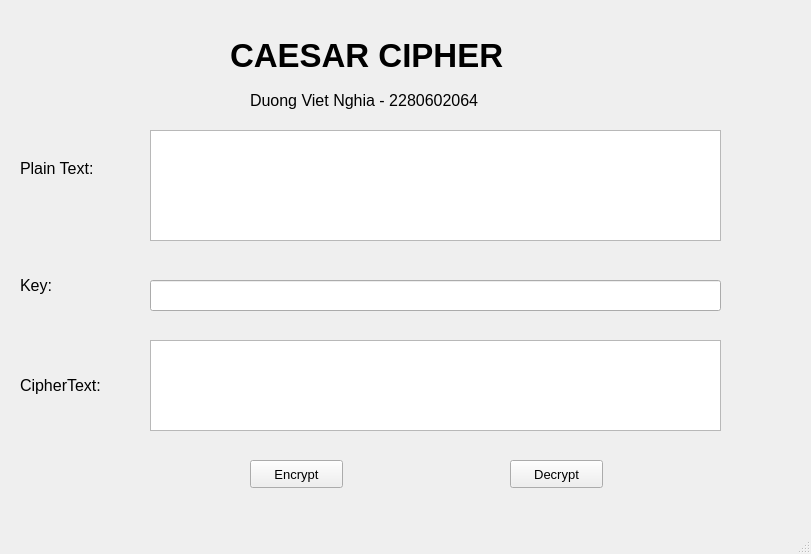
<?xml version="1.0" encoding="UTF-8"?>
<ui version="4.0">
 <class>MainWindow</class>
 <widget class="QMainWindow" name="MainWindow">
  <property name="geometry">
   <rect>
    <x>0</x>
    <y>0</y>
    <width>811</width>
    <height>554</height>
   </rect>
  </property>
  <property name="windowTitle">
   <string>MainWindow</string>
  </property>
  <widget class="QWidget" name="centralwidget">
   <widget class="QLabel" name="label">
    <property name="geometry">
     <rect>
      <x>230</x>
      <y>10</y>
      <width>351</width>
      <height>91</height>
     </rect>
    </property>
    <property name="font">
     <font>
      <pointsize>25</pointsize>
      <weight>75</weight>
      <bold>true</bold>
     </font>
    </property>
    <property name="text">
     <string>CAESAR CIPHER</string>
    </property>
   </widget>
   <widget class="QLabel" name="label_2">
    <property name="geometry">
     <rect>
      <x>250</x>
      <y>70</y>
      <width>291</width>
      <height>61</height>
     </rect>
    </property>
    <property name="font">
     <font>
      <pointsize>12</pointsize>
     </font>
    </property>
    <property name="text">
     <string>Duong Viet Nghia - 2280602064</string>
    </property>
   </widget>
   <widget class="QLabel" name="label_3">
    <property name="geometry">
     <rect>
      <x>20</x>
      <y>160</y>
      <width>101</width>
      <height>16</height>
     </rect>
    </property>
    <property name="font">
     <font>
      <pointsize>12</pointsize>
     </font>
    </property>
    <property name="text">
     <string>Plain Text:</string>
    </property>
   </widget>
   <widget class="QLabel" name="label_4">
    <property name="geometry">
     <rect>
      <x>20</x>
      <y>270</y>
      <width>51</width>
      <height>31</height>
     </rect>
    </property>
    <property name="font">
     <font>
      <pointsize>12</pointsize>
     </font>
    </property>
    <property name="text">
     <string>Key:</string>
    </property>
   </widget>
   <widget class="QLabel" name="label_5">
    <property name="geometry">
     <rect>
      <x>20</x>
      <y>370</y>
      <width>111</width>
      <height>31</height>
     </rect>
    </property>
    <property name="font">
     <font>
      <pointsize>12</pointsize>
     </font>
    </property>
    <property name="text">
     <string>CipherText:</string>
    </property>
   </widget>
   <widget class="QPushButton" name="btn_encrypt">
    <property name="geometry">
     <rect>
      <x>250</x>
      <y>460</y>
      <width>93</width>
      <height>28</height>
     </rect>
    </property>
    <property name="font">
     <font>
      <pointsize>10</pointsize>
     </font>
    </property>
    <property name="text">
     <string>Encrypt</string>
    </property>
   </widget>
   <widget class="QTextEdit" name="txt_plaintext">
    <property name="geometry">
     <rect>
      <x>150</x>
      <y>130</y>
      <width>571</width>
      <height>111</height>
     </rect>
    </property>
   </widget>
   <widget class="QLineEdit" name="txt_key">
    <property name="geometry">
     <rect>
      <x>150</x>
      <y>280</y>
      <width>571</width>
      <height>31</height>
     </rect>
    </property>
   </widget>
   <widget class="QTextEdit" name="txt_cipher_text">
    <property name="geometry">
     <rect>
      <x>150</x>
      <y>340</y>
      <width>571</width>
      <height>91</height>
     </rect>
    </property>
   </widget>
   <widget class="QPushButton" name="btn_decrypt">
    <property name="geometry">
     <rect>
      <x>510</x>
      <y>460</y>
      <width>93</width>
      <height>28</height>
     </rect>
    </property>
    <property name="font">
     <font>
      <pointsize>10</pointsize>
     </font>
    </property>
    <property name="text">
     <string>Decrypt</string>
    </property>
   </widget>
  </widget>
  <widget class="QMenuBar" name="menubar">
   <property name="geometry">
    <rect>
     <x>0</x>
     <y>0</y>
     <width>811</width>
     <height>26</height>
    </rect>
   </property>
  </widget>
  <widget class="QStatusBar" name="statusbar"/>
 </widget>
 <resources/>
 <connections/>
</ui>
